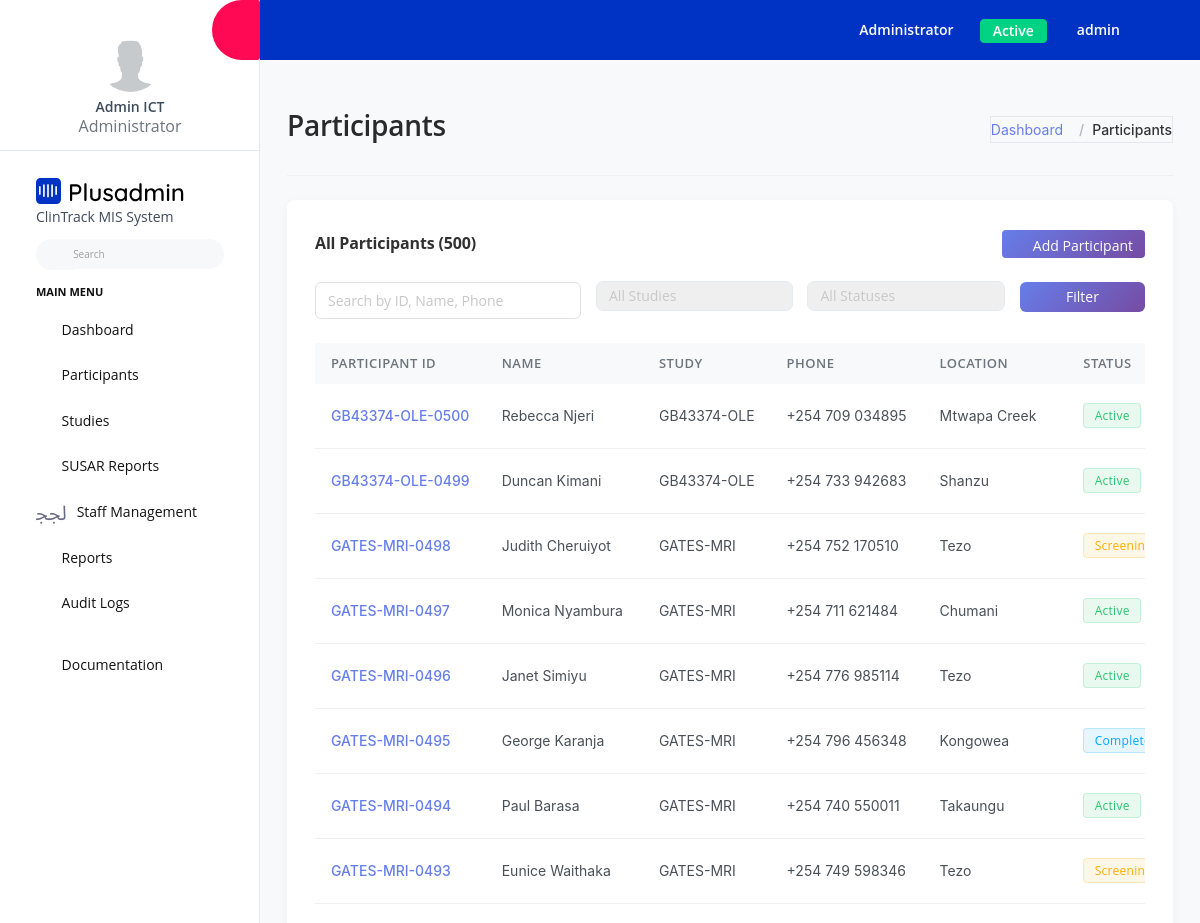
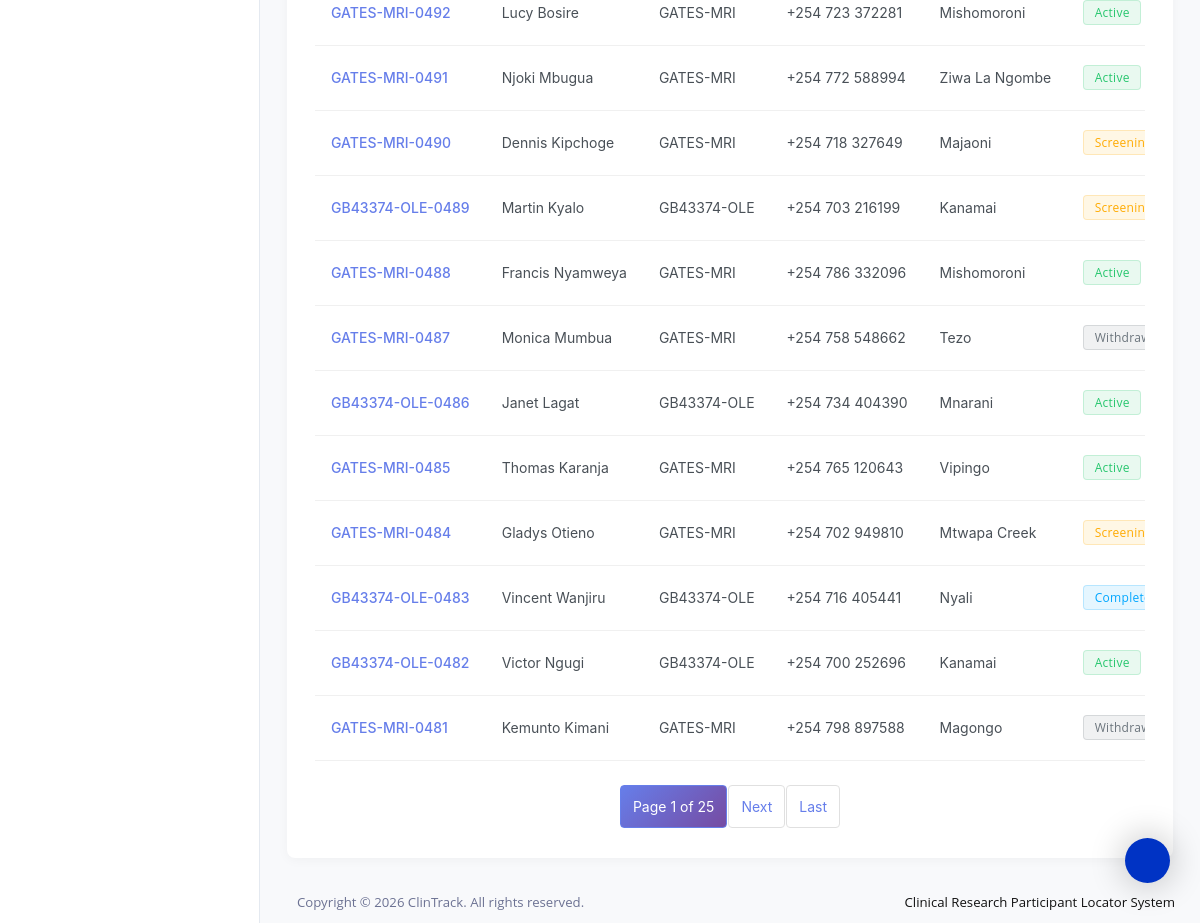
Page /participants/ (signed in) on the committed database (2 pictures, top to bottom).
### clintrack/models.py (models this page shows, shortened)
class User(AbstractUser):
    ROLE_CHOICES = [
        ('admin', 'Administrator'),
        ('coordinator', 'Study Coordinator'),
        ('staff', 'Research Staff'),
        ('viewer', 'Viewer Only'),
    ]
    role = models.CharField(max_length=20, choices=ROLE_CHOICES, default='staff')
    phone_number = PhoneNumberField(blank=True, null=True)
    created_at = models.DateTimeField(auto_now_add=True)
    updated_at = models.DateTimeField(auto_now=True)
    class Meta:
        db_table = 'users'

class Participant(models.Model):
    GENDER_CHOICES = [
        ('M', 'Male'),
        ('F', 'Female'),
        ('O', 'Other'),
        ('U', 'Prefer not to say'),
    ]
    STATUS_CHOICES = [
        ('active', 'Active'),
        ('completed', 'Completed'),
        ('withdrawn', 'Withdrawn'),
        ('lost', 'Lost to Follow-up'),
        ('screening', 'Screening'),
    ]
    participant_id = models.CharField(max_length=50, unique=True, db_index=True)
    study = models.ForeignKey(Study, on_delete=models.PROTECT, related_name='participants')
    first_name = models.CharField(max_length=100)
    last_name = models.CharField(max_length=100)
    date_of_birth = models.DateField(null=True, blank=True)
    gender = models.CharField(max_length=1, choices=GENDER_CHOICES, default='U')
    primary_phone = PhoneNumberField()
    secondary_phone = PhoneNumberField(blank=True, null=True)
    email = models.EmailField(blank=True)
    location = models.CharField(max_length=200, help_text="Village/Estate/Area")
    sub_location = models.CharField(max_length=200, blank=True)
    county = models.CharField(max_length=100, blank=True)
    nearest_landmark = models.TextField(blank=True, help_text="Directions or nearest landmark")
    status = models.CharField(max_length=20, choices=STATUS_CHOICES, default='screening')
    enrollment_date = models.DateField(null=True, blank=True)
    notes = models.TextField(blank=True)
    created_by = models.ForeignKey(User, on_delete=models.SET_NULL, null=True, related_name='created_participants')
    created_at = models.DateTimeField(auto_now_add=True)
    updated_at = models.DateTimeField(auto_now=True)
    class Meta:
        db_table = 'participants'
        ordering = ['-created_at']
        indexes = [
            models.Index(fields=['participant_id']),
            models.Index(fields=['study', 'status']),
            models.Index(fields=['last_name', 'first_name']),
        ]
    def get_full_name(self):
        return f"{self.first_name} {self.last_name}"

class Study(models.Model):
    name = models.CharField(max_length=200, unique=True)
    code = models.CharField(max_length=50, unique=True)
    description = models.TextField(blank=True)
    start_date = models.DateField(null=True, blank=True)
    end_date = models.DateField(null=True, blank=True)
    is_active = models.BooleanField(default=True)
    created_at = models.DateTimeField(auto_now_add=True)
    updated_at = models.DateTimeField(auto_now=True)
    class Meta:
        db_table = 'studies'
        ordering = ['name']

### clintrack/views.py (the view, shortened to what this page needs)
# urls.py: path('participants/', views.participant_list, name='participant_list'),
@login_required
def participant_list(request):
    participants = Participant.objects.select_related('study', 'created_by').all()
    search = request.GET.get('search', '')
    study_filter = request.GET.get('study', '')
    status_filter = request.GET.get('status', '')
    if study_filter:
        participants = participants.filter(study_id=study_filter)
    if status_filter:
        participants = participants.filter(status=status_filter)
    paginator = Paginator(participants, 20)
    page_number = request.GET.get('page')
    page_obj = paginator.get_page(page_number)
    studies = Study.objects.filter(is_active=True)
    context = {
        'page_obj': page_obj,
        'studies': studies,
        'search': search,
        'study_filter': study_filter,
        'status_filter': status_filter,
        'status_choices': Participant.STATUS_CHOICES,
    }
    return render(request, 'participants/participant_list.html', context)

### templates/participants/participant_list.html (shortened to what this page needs)
{% extends 'base.html' %}
{% load static %}
{% block content %}
<div class="page-header">
  <h3 class="page-title">Participants</h3>
  <nav aria-label="breadcrumb">
    <ol class="breadcrumb">
      <li class="breadcrumb-item"><a href="{% url 'dashboard' %}">Dashboard</a></li>
      <li class="breadcrumb-item active" aria-current="page">Participants</li>
    </ol>
  </nav>
</div>
<div class="row">
  <div class="col-lg-12 grid-margin stretch-card">
    <div class="card">
      <div class="card-body">
        <div class="d-flex justify-content-between align-items-center mb-4">
          <h4 class="card-title mb-0">All Participants ({{ page_obj.paginator.count }})</h4>
          {% if user.role == 'admin' or user.role == 'coordinator' %}
          <a href="{% url 'participant_create' %}" class="btn btn-primary btn-sm">
            <i class="mdi mdi-plus"></i> Add Participant
          </a>
          {% endif %}
        </div>
        <form method="get" class="row g-3 mb-4">
          <div class="col-md-4">
            <input type="text" name="search" class="form-control" placeholder="Search by ID, Name, Phone" value="{{ search }}">
          </div>
          <div class="col-md-3">
            <select name="study" class="form-control">
              <option value="">All Studies</option>
            </select>
          </div>
          <div class="col-md-3">
            <select name="status" class="form-control">
              <option value="">All Statuses</option>
            </select>
          </div>
          <div class="col-md-2">
            <button type="submit" class="btn btn-primary w-100">Filter</button>
          </div>
        </form>
        <div class="table-responsive">
          <table class="table table-hover">
            <thead>
              <tr>
                <th>Participant ID</th>
                <th>Name</th>
                <th>Study</th>
                <th>Phone</th>
                <th>Location</th>
                <th>Status</th>
              </tr>
            </thead>
            <tbody>
              {% for participant in page_obj %}
              <tr>
                <td><a href="{% url 'participant_detail' participant.id %}">{{ participant.participant_id }}</a></td>
                <td>{{ participant.get_full_name }}</td>
                <td>{{ participant.study.code }}</td>
                <td>{{ participant.primary_phone }}</td>
                <td>{{ participant.location }}</td>
                <td>
                  {% if participant.status == 'active' %}
                  <span class="badge badge-success">Active</span>
                  {% elif participant.status == 'screening' %}
                  <span class="badge badge-warning">Screening</span>
                  {% elif participant.status == 'completed' %}
                  <span class="badge badge-info">Completed</span>
                  {% elif participant.status == 'withdrawn' %}
                  <span class="badge badge-secondary">Withdrawn</span>
                  {% elif participant.status == 'lost' %}
                  <span class="badge badge-danger">Lost</span>
                  {% endif %}
                </td>
              </tr>
              {% empty %}
              <tr>
                <td colspan="8" class="text-center py-4 text-muted">No participants found</td>
              </tr>
              {% endfor %}
            </tbody>
          </table>
        </div>
        {% if page_obj.has_other_pages %}
        <nav aria-label="Page navigation" class="mt-4">
          <ul class="pagination justify-content-center">
            <li class="page-item active">
              <span class="page-link">Page {{ page_obj.number }} of {{ page_obj.paginator.num_pages }}</span>
            </li>
            {% if page_obj.has_next %}
            <li class="page-item">
              <a class="page-link" href="?page={{ page_obj.next_page_number }}&search={{ search }}&study={{ study_filter }}&status={{ status_filter }}">Next</a>
            </li>
            <li class="page-item">
              <a class="page-link" href="?page={{ page_obj.paginator.num_pages }}&search={{ search }}&study={{ study_filter }}&status={{ status_filter }}">Last</a>
            </li>
            {% endif %}
          </ul>
        </nav>
        {% endif %}
      </div>
    </div>
  </div>
</div>
{% endblock %}

### templates/includes/sidebar.html (shortened to what this page needs)
{% load static %}
<nav class="sidebar sidebar-offcanvas" id="sidebar">
  <ul class="nav">
    <li class="nav-item nav-profile border-bottom">
      <a href="#" class="nav-link flex-column">
        <div class="nav-profile-image">
          <img src="{% static 'assets/images/profile.png' %}" alt="profile" />
        </div>
        <div class="nav-profile-text d-flex ms-0 mb-3 flex-column">
          <span class="font-weight-semibold mb-1 mt-2 text-center">{{ user.get_full_name|default:user.username }}</span>
          <span class="text-secondary icon-sm text-center">{{ user.get_role_display }}</span>
        </div>
      </a>
    </li>
    <li class="nav-item pt-3">
      <a class="nav-link d-block" href="{% url 'dashboard' %}">
        <img class="sidebar-brand-logo" src="{% static 'assets/images/logo.svg' %}" alt="" />
        <div class="sidebar-brand-logo">ClinTrack MIS System</div>
      </a>
      <form class="d-flex align-items-center" action="#">
        <div class="input-group">
          <div class="input-group-prepend">
            <i class="input-group-text border-0 mdi mdi-magnify"></i>
          </div>
          <input type="text" class="form-control border-0" placeholder="Search" />
        </div>
      </form>
    </li>
    <li class="pt-2 pb-1">
      <span class="nav-item-head">Main Menu</span>
    </li>
    <li class="nav-item">
      <a class="nav-link" href="{% url 'dashboard' %}">
        <i class="mdi mdi-compass-outline menu-icon"></i>
        <span class="menu-title">Dashboard</span>
      </a>
    </li>
    {% if user.role == 'admin' or user.role == 'coordinator' %}
    <li class="nav-item">
      <a class="nav-link" data-bs-toggle="collapse" href="#participants-menu" aria-expanded="false" aria-controls="participants-menu">
        <i class="mdi mdi-account-multiple menu-icon"></i>
        <span class="menu-title">Participants</span>
        <i class="menu-arrow"></i>
      </a>
    </li>
    {% endif %}
    {% if user.role == 'admin' or user.role == 'coordinator' %}
    <li class="nav-item">
      <a class="nav-link" data-bs-toggle="collapse" href="#studies-menu" aria-expanded="false" aria-controls="studies-menu">
        <i class="mdi mdi-flask menu-icon"></i>
        <span class="menu-title">Studies</span>
        <i class="menu-arrow"></i>
      </a>
    </li>
    {% endif %}
    <li class="nav-item">
      <a class="nav-link" data-bs-toggle="collapse" href="#susar-menu" aria-expanded="false" aria-controls="susar-menu">
        <i class="mdi mdi-alert-circle-outline menu-icon"></i>
        <span class="menu-title">SUSAR Reports</span>
        <i class="menu-arrow"></i>
      </a>
    </li>
    {% if user.role == 'admin' %}
    <li class="nav-item">
      <a class="nav-link" data-bs-toggle="collapse" href="#staff-menu" aria-expanded="false" aria-controls="staff-menu">
        <i class="mdi mdi-account-badge menu-icon"></i>
        <span class="menu-title">Staff Management</span>
        <i class="menu-arrow"></i>
      </a>
    </li>
    {% endif %}
    {% if user.role == 'admin' or user.role == 'coordinator' %}
    <li class="nav-item">
      <a class="nav-link" href="{% url 'reports_index' %}">
        <i class="mdi mdi-chart-bar menu-icon"></i>
        <span class="menu-title">Reports</span>
      </a>
    </li>
    {% endif %}
    {% if user.role == 'admin' %}
    <li class="nav-item">
      <a class="nav-link" href="{% url 'audit_logs' %}">
        <i class="mdi mdi-history menu-icon"></i>
        <span class="menu-title">Audit Logs</span>
      </a>
    </li>
    {% endif %}
    <li class="nav-item pt-3">
      <a class="nav-link" href="#">
        <i class="mdi mdi-file-document-box menu-icon"></i>
        <span class="menu-title">Documentation</span>
      </a>
    </li>
  </ul>
</nav>

### templates/includes/navbar.html (shortened to what this page needs)
{% load static %}
<nav class="navbar default-layout-navbar col-lg-12 col-12 p-0 fixed-top d-flex flex-row">
  <div class="navbar-menu-wrapper d-flex align-items-stretch">
    <button class="navbar-toggler navbar-toggler align-self-center" type="button" data-toggle="minimize">
      <span class="mdi mdi-chevron-double-left"></span>
    </button>
    <ul class="navbar-nav">
      <li class="nav-item dropdown">
        <a class="nav-link" id="messageDropdown" href="#" data-bs-toggle="dropdown" aria-expanded="false">
          <i class="mdi mdi-email-outline"></i>
        </a>
      </li>
      <li class="nav-item dropdown ms-3">
        <a class="nav-link" id="notificationDropdown" href="#" data-bs-toggle="dropdown">
          <i class="mdi mdi-bell-outline"></i>
        </a>
      </li>
    </ul>
    <ul class="navbar-nav navbar-nav-right">
      <li class="nav-item nav-logout d-none d-md-block me-3">
        <a class="nav-link" href="#">{{ user.get_role_display }}</a>
      </li>
      <li class="nav-item nav-logout d-none d-md-block">
        <span class="btn btn-sm btn-success">Active</span>
      </li>
      <li class="nav-item nav-profile dropdown d-none d-md-block">
        <a class="nav-link dropdown-toggle" id="profileDropdown" href="#" data-bs-toggle="dropdown" aria-expanded="false">
          <div class="nav-profile-text">{{ user.username }}</div>
        </a>
      </li>
      <li class="nav-item nav-logout d-none d-lg-block">
        <a class="nav-link" href="{% url 'dashboard' %}">
          <i class="mdi mdi-home-circle"></i>
        </a>
      </li>
    </ul>
  </div>
</nav>

### rows in the picture
User: get_full_name "Admin ICT", role "Administrator", username "admin"
Participant: participant_id "GB43374-OLE-0500", get_full_name "Rebecca Njeri", study.code "GB43374-OLE", primary_phone "+254 709 034895", location "Mtwapa Creek", status "Active"
Participant: participant_id "GB43374-OLE-0499", get_full_name "Duncan Kimani", study.code "GB43374-OLE", primary_phone "+254 733 942683", location "Shanzu", status "Active"
Participant: participant_id "GATES-MRI-0498", get_full_name "Judith Cheruiyot", study.code "GATES-MRI", primary_phone "+254 752 170510", location "Tezo", status "Screening"
Participant: participant_id "GATES-MRI-0497", get_full_name "Monica Nyambura", study.code "GATES-MRI", primary_phone "+254 711 621484", location "Chumani", status "Active"
Participant: participant_id "GATES-MRI-0496", get_full_name "Janet Simiyu", study.code "GATES-MRI", primary_phone "+254 776 985114", location "Tezo", status "Active"
Participant: participant_id "GATES-MRI-0495", get_full_name "George Karanja", study.code "GATES-MRI", primary_phone "+254 796 456348", location "Kongowea", status "Completed"
Participant: participant_id "GATES-MRI-0494", get_full_name "Paul Barasa", study.code "GATES-MRI", primary_phone "+254 740 550011", location "Takaungu", status "Active"
Participant: participant_id "GATES-MRI-0493", get_full_name "Eunice Waithaka", study.code "GATES-MRI", primary_phone "+254 749 598346", location "Tezo", status "Screening"
Participant: participant_id "GATES-MRI-0492", get_full_name "Lucy Bosire", study.code "GATES-MRI", primary_phone "+254 723 372281", location "Mishomoroni", status "Active"
Participant: participant_id "GATES-MRI-0491", get_full_name "Njoki Mbugua", study.code "GATES-MRI", primary_phone "+254 772 588994", location "Ziwa La Ngombe", status "Active"
Participant: participant_id "GATES-MRI-0490", get_full_name "Dennis Kipchoge", study.code "GATES-MRI", primary_phone "+254 718 327649", location "Majaoni", status "Screening"
Participant: participant_id "GB43374-OLE-0489", get_full_name "Martin Kyalo", study.code "GB43374-OLE", primary_phone "+254 703 216199", location "Kanamai", status "Screening"
Participant: participant_id "GATES-MRI-0488", get_full_name "Francis Nyamweya", study.code "GATES-MRI", primary_phone "+254 786 332096", location "Mishomoroni", status "Active"
Participant: participant_id "GATES-MRI-0487", get_full_name "Monica Mumbua", study.code "GATES-MRI", primary_phone "+254 758 548662", location "Tezo", status "Withdrawn"
Participant: participant_id "GB43374-OLE-0486", get_full_name "Janet Lagat", study.code "GB43374-OLE", primary_phone "+254 734 404390", location "Mnarani", status "Active"
Participant: participant_id "GATES-MRI-0485", get_full_name "Thomas Karanja", study.code "GATES-MRI", primary_phone "+254 765 120643", location "Vipingo", status "Active"
Participant: participant_id "GATES-MRI-0484", get_full_name "Gladys Otieno", study.code "GATES-MRI", primary_phone "+254 702 949810", location "Mtwapa Creek", status "Screening"
Participant: participant_id "GB43374-OLE-0483", get_full_name "Vincent Wanjiru", study.code "GB43374-OLE", primary_phone "+254 716 405441", location "Nyali", status "Completed"
Participant: participant_id "GB43374-OLE-0482", get_full_name "Victor Ngugi", study.code "GB43374-OLE", primary_phone "+254 700 252696", location "Kanamai", status "Active"
Participant: participant_id "GATES-MRI-0481", get_full_name "Kemunto Kimani", study.code "GATES-MRI", primary_phone "+254 798 897588", location "Magongo", status "Withdrawn"

### other values in the picture
{{ page_obj.paginator.count }} "500"
{{ page_obj.number }} "1"
{{ page_obj.paginator.num_pages }} "25"
